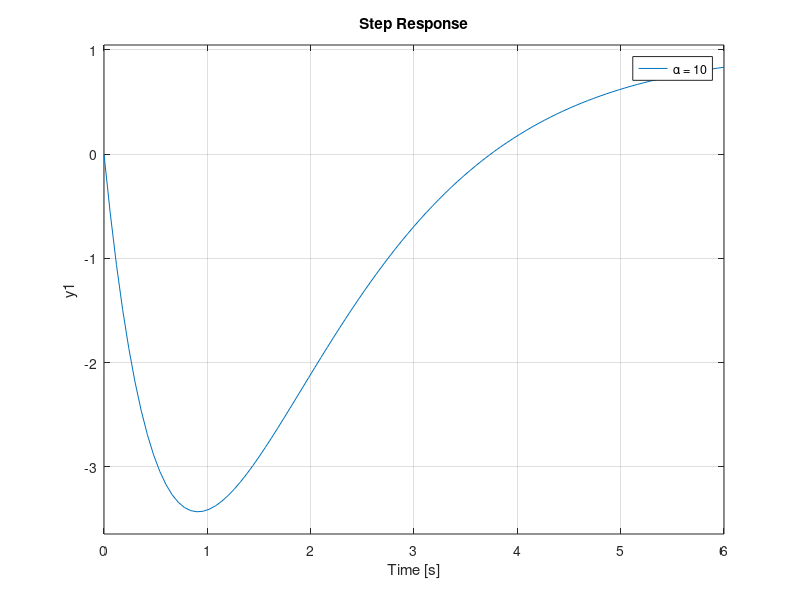

Write MATLAB code to recreate this figure.
% Övning 2.7
% Linnea Persson 2017
% laperss@kth.se

clear all;
s = tf('s');

FigHandle = figure('Position', [100, 100, 1049, 895]);
; hold on;
coeff = [];
alpha = -10:2:10;alpha = fliplr(alpha);
coeff = cell(1,length(alpha));
%%
for i = 1:length(alpha)
    G = (alpha(i)*s + 1)/(s^2+2*s+1);
    step(G);
    coeff{i} = ['\alpha = ',int2str(alpha(i))];
end

legend(coeff)
